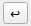
<?xml version="1.0" encoding="UTF-8"?>
<ui version="4.0">
 <class>ParameterWidget</class>
 <widget class="QWidget" name="ParameterWidget">
  <property name="geometry">
   <rect>
    <x>0</x>
    <y>0</y>
    <width>31</width>
    <height>26</height>
   </rect>
  </property>
  <property name="windowTitle">
   <string>Form</string>
  </property>
  <layout class="QHBoxLayout" name="horizontalLayout">
   <property name="spacing">
    <number>0</number>
   </property>
   <property name="leftMargin">
    <number>0</number>
   </property>
   <property name="topMargin">
    <number>0</number>
   </property>
   <property name="rightMargin">
    <number>0</number>
   </property>
   <property name="bottomMargin">
    <number>0</number>
   </property>
   <item>
    <widget class="QToolButton" name="btnReset">
     <property name="text">
      <string notr="true">↩</string>
     </property>
    </widget>
   </item>
  </layout>
 </widget>
 <resources/>
 <connections/>
</ui>
